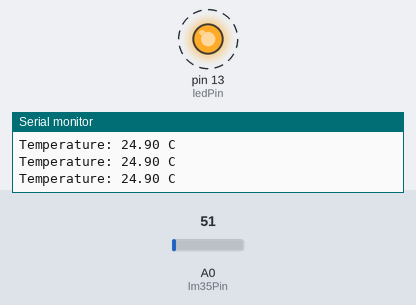
Bench run of a sketch on a simulated Arduino Uno, built with avr-gcc and run on an emulated ATmega328P. Parts: output pins drawn as LEDs (lit = HIGH), the last lines printed to the serial monitor. Dashed ring = blinking. The inputs (shaded band) are chosen by the test bench; at power-on: A0 (lm35Pin) = 51.

Above: at 0.9 s.
1.3 s: A0 (lm35Pin) set to 71
At 2.6 s:
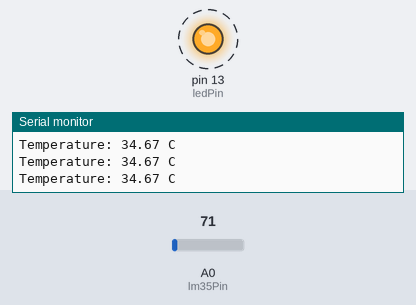
4.3 s: A0 (lm35Pin) set to 23
At 4.42 s:
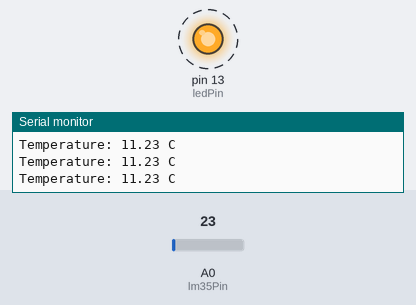
7.3 s: A0 (lm35Pin) set to 19
Timing chart, 0 to 16.3 s (numbered marks = the images above; inputs shaded):
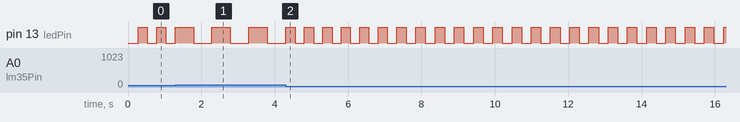

The sketch:

temp.ino
```cpp
const int lm35Pin = A0; // Declaring LM35 analog pin
const int ledPin = 13;   // Declaring Onboard LED pin

const int belowthreshold = 250; // Setting up Interval for blinking when temperature is below 30°C
const int abovethreshold = 500; // Setting up Interval for blinking when temperature is above 30°C

float temperature = 0.0;
unsigned long previousMillis = 0;
unsigned long elapsedTime = 0;

void setup() {
  pinMode(ledPin, OUTPUT);
  Serial.begin(9600);
}

void loop() {
  int sensorValue = analogRead(lm35Pin);
  temperature = (sensorValue * 5.0 * 100.0) / 1024.0; // Converting sensor value to temperature in Celsius
  Serial.print("Temperature: ");
  Serial.print(temperature);
  Serial.println(" C");

  if (temperature < 30) {
    // Temperature is below 30°C
    if (elapsedTime - previousMillis >= belowthreshold) {
      toggleLED(); // Toggle LED state
      previousMillis = elapsedTime;
    }
  } else {
    // Temperature is above or equal to 30°C
    if (elapsedTime - previousMillis >= abovethreshold) {
      toggleLED(); // Toggle LED state
      previousMillis = elapsedTime;
    }
  }

  // Updating elapsed time
  elapsedTime = millis();
}

void toggleLED() {
  digitalWrite(ledPin, !digitalRead(ledPin)); // Toggle LED state
}
```

Measured:
- after the input at 1.3 s, pin 13 (ledPin): alternates HIGH for 0.50 s and LOW for 0.50 s, starting after 0.49 s
- after the input at 4.3 s, pin 13 (ledPin): alternates HIGH for 0.25 s and LOW for 0.25 s, starting after 0.25 s
- by itself, pin 13 (ledPin): alternates HIGH for 0.25 s and LOW for 0.25 s
